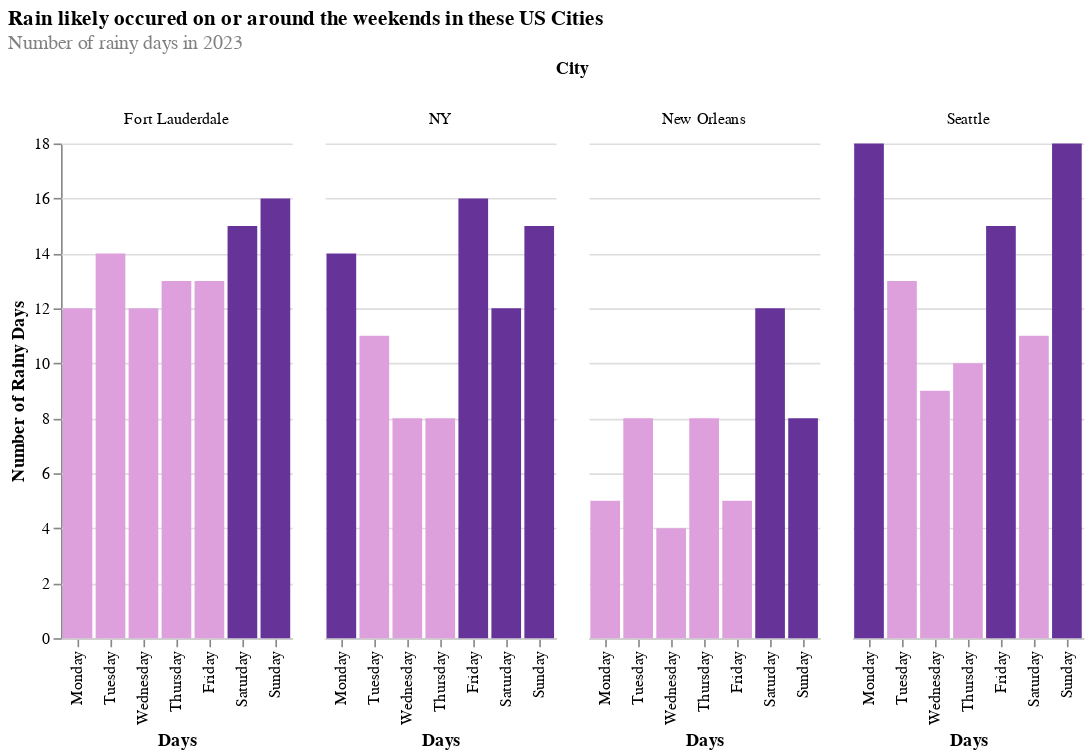

Write notebook code for a chart like this one.
### Code cell
import pandas as pd
import altair as alt

# Load your dataset
rainy_data = pd.read_excel("/Users/radhikarukmangadhan/Documents/Data Studio/rainy weekends/rainy master.xlsx")

# Convert the DataFrame from wide to long format
rainy_data_long = rainy_data.melt(id_vars=['Days'], var_name='City', value_name='Rainfall')

title = "Rain likely occured on or around the weekends in these US Cities"
subtitle = "Number of rainy days in 2023"

# Define a new column that identifies the highlight condition
def highlight_day(city, day):
    highlights = {
        'Fort Lauderdale': [ 'Saturday', 'Sunday'],
        'NY': ['Friday', 'Saturday', 'Sunday', 'Monday'],
        'New Orleans': ['Saturday', 'Sunday'],
        'Seattle': ['Friday', 'Sunday', 'Monday']
    }
    return day in highlights.get(city, [])

rainy_data_long['Highlight'] = [highlight_day(city, day) for city, day in zip(rainy_data_long['City'], rainy_data_long['Days'])]

# Create the chart
chart = alt.Chart(rainy_data_long).transform_calculate(
    HighlightColor="datum.Highlight ? 'rebeccapurple' : 'plum'"
).mark_bar().encode(
    x=alt.X('Days:N', sort=['Monday', 'Tuesday', 'Wednesday', 'Thursday', 'Friday', 'Saturday', 'Sunday']),
    y=alt.Y('Rainfall:Q', title='Number of Rainy Days'),
    color=alt.Color('HighlightColor:N', scale=None, legend=None),
    column=alt.Column('City:N', title='City'),
    tooltip=['Days', 'City', 'Rainfall']
).properties(
    title={
        "text": title,     # Main title
        "subtitle": [subtitle],  # Subtitle or list of subtitles
        "color": "black",
        "subtitleColor": "gray"
    }
).configure_view(
    strokeOpacity=0
)

chart.display()

### Figure 1 — Vega-Lite specification as saved in the notebook (floating-point values rounded to 4 significant figures)
{"config": {"view": {"continuousWidth": 300, "continuousHeight": 300, "strokeOpacity": 0}}, "data": {"name": "data-6265d03a95844206983c815d55679a5a"}, "mark": {"type": "bar"}, "encoding": {"color": {"field": "HighlightColor", "legend": null, "scale": null, "type": "nominal"}, "column": {"field": "City", "title": "City", "type": "nominal"}, "tooltip": [{"field": "Days", "type": "nominal"}, {"field": "City", "type": "nominal"}, {"field": "Rainfall", "type": "quantitative"}], "x": {"field": "Days", "sort": ["Monday", "Tuesday", "Wednesday", "Thursday", "Friday", "Saturday", "Sunday"], "type": "nominal"}, "y": {"field": "Rainfall", "title": "Number of Rainy Days", "type": "quantitative"}}, "title": {"text": "Rain likely occured on or around the weekends in these US Cities", "subtitle": ["Number of rainy days in 2023"], "color": "black", "subtitleColor": "gray"}, "transform": [{"calculate": "datum.Highlight ? 'rebeccapurple' : 'plum'", "as": "HighlightColor"}], "$schema": "https://vega.github.io/schema/vega-lite/v5.15.1.json", "datasets": {"data-6265d03a95844206983c815d55679a5a": [{"Days": "Sunday", "City": "Seattle", "Rainfall": 18, "Highlight": true}, {"Days": "Monday", "City": "Seattle", "Rainfall": 18, "Highlight": true}, {"Days": "Tuesday", "City": "Seattle", "Rainfall": 13, "Highlight": false}, {"Days": "Wednesday", "City": "Seattle", "Rainfall": 9, "Highlight": false}, {"Days": "Thursday", "City": "Seattle", "Rainfall": 10, "Highlight": false}, {"Days": "Friday", "City": "Seattle", "Rainfall": 15, "Highlight": true}, {"Days": "Saturday", "City": "Seattle", "Rainfall": 11, "Highlight": false}, {"Days": "Sunday", "City": "New Orleans", "Rainfall": 8, "Highlight": true}, {"Days": "Monday", "City": "New Orleans", "Rainfall": 5, "Highlight": false}, {"Days": "Tuesday", "City": "New Orleans", "Rainfall": 8, "Highlight": false}, {"Days": "Wednesday", "City": "New Orleans", "Rainfall": 4, "Highlight": false}, {"Days": "Thursday", "City": "New Orleans", "Rainfall": 8, "Highlight": false}, {"Days": "Friday", "City": "New Orleans", "Rainfall": 5, "Highlight": false}, {"Days": "Saturday", "City": "New Orleans", "Rainfall": 12, "Highlight": true}, {"Days": "Sunday", "City": "Fort Lauderdale", "Rainfall": 16, "Highlight": true}, {"Days": "Monday", "City": "Fort Lauderdale", "Rainfall": 12, "Highlight": false}, {"Days": "Tuesday", "City": "Fort Lauderdale", "Rainfall": 14, "Highlight": false}, {"Days": "Wednesday", "City": "Fort Lauderdale", "Rainfall": 12, "Highlight": false}, {"Days": "Thursday", "City": "Fort Lauderdale", "Rainfall": 13, "Highlight": false}, {"Days": "Friday", "City": "Fort Lauderdale", "Rainfall": 13, "Highlight": false}, {"Days": "Saturday", "City": "Fort Lauderdale", "Rainfall": 15, "Highlight": true}, {"Days": "Sunday", "City": "NY", "Rainfall": 15, "Highlight": true}, {"Days": "Monday", "City": "NY", "Rainfall": 14, "Highlight": true}, {"Days": "Tuesday", "City": "NY", "Rainfall": 11, "Highlight": false}, {"Days": "Wednesday", "City": "NY", "Rainfall": 8, "Highlight": false}, {"Days": "Thursday", "City": "NY", "Rainfall": 8, "Highlight": false}, {"Days": "Friday", "City": "NY", "Rainfall": 16, "Highlight": true}, {"Days": "Saturday", "City": "NY", "Rainfall": 12, "Highlight": true}]}}
